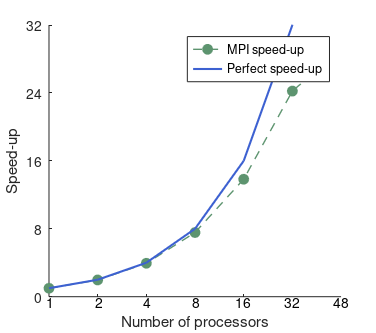

MATLAB code to generate this figure:
clc; clear all; close all; 

% 20 x 20 blocks
% upscaling factor: 100


MPI_iter = [
1.742   0.8827	0.4422	0.2305	0.1259 0.07193 0.06431
];



x = [1 2 4 8 16 32 48];

MPI_iter = MPI_iter(1)./MPI_iter

x2 = log(x); 







my_green_1 = [93 148 111] ./ 255;
my_green_2 = [87 160 37] ./ 255;

my_blue_1 = [61 97 209] ./ 255;
my_blue_2 = [89 89 224] ./ 255;

my_red_1 = [223 95 88] ./ 255;
my_red_2 = [193 8 23] ./ 255;



%FigHandle = figure('Position', [1200, 200, 500, 500]);
FigHandle = figure('Position', [1200, 200, 13*29, 11.5*29]);

hold on; 
plot(log2(x),MPI_iter,'--o','Color',my_green_1, 'LineWidth', 1, ...
   'MarkerSize', 7, 'MarkerEdgeColor', my_green_1, 'MarkerFaceColor', my_green_1); 
plot(log2(x),x,'Color',my_blue_1 , 'LineWidth', 1.5)              %# plot on log2 x-scale
set(gca, 'XTickLabel',[])                      %# suppress current x-labels
xt = get(gca, 'XTick');
yl = get(gca, 'YLim');
str = cellstr( num2str(x(:)) );      %# format x-ticks as 2^{xx}
hTxt = text(xt, yl(ones(size(xt))), str, ...   %# create text at same locations
    'Interpreter','tex', ...                   %# specify tex interpreter
    'VerticalAlignment','top', ...             %# v-align to be underneath
    'HorizontalAlignment','center' ); 




LEG1 = legend('MPI speed-up','Perfect speed-up');
xlabel('Number of processors');
ylabel('Speed-up');
axis([0,6,0,32]);
set(gca,'xtick',x);
set(gca,'ytick',[0:8:48]);
set(LEG1);






set(gcf,'Units','inches');
screenposition = get(gcf,'Position');
set(gcf,...
    'PaperPosition',[0 0 screenposition(3:4)],...
    'PaperSize',[screenposition(3:4)]);
print -dpdf -painters epsFig
